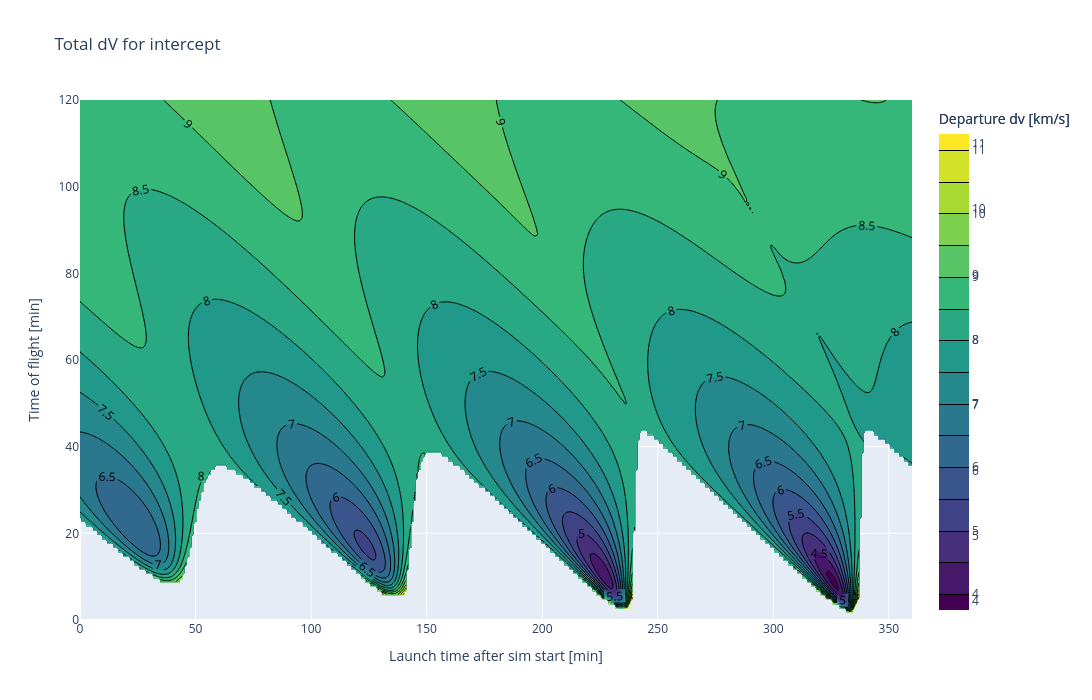

Notebook code cell kept with this figure:
### Markdown cell above
## Part c/d

### Code cell
fig = go.Figure()

# plotly expects [y_dim, x_dim] so z.T
fig.add_trace(go.Heatmap(
    x=t_arr_launch / MIN_TO_SEC,
    y=t_arr_tofs / MIN_TO_SEC,
    z=dv1_arr.T,
    colorscale="Viridis",
    colorbar=dict(title="Departure dv [km/s]"),
    opacity=0.8,
))

fig.add_trace(go.Contour(
    x=t_arr_launch / MIN_TO_SEC,
    y=t_arr_tofs / MIN_TO_SEC,
    z=dv1_arr.T,

    contours=dict(
        # start=3.5,
        # end=12,
        # size=0.5,
        coloring="fill",
        showlabels=True,
    ),

    line=dict(
        width=1,
        smoothing=1.3
    ),

    colorscale="Viridis",
    colorbar=dict(title="Departure dv [km/s]"),
))


# fig.add_trace(go.Scatter(
#     x=launch_grid.ravel(),
#     y=tof_grid.ravel(),
#     mode="markers",
#     marker=dict(
#         size=4,
#         color="black",
#         opacity=0.7
#     ),
#     name="Grid points"
# ))

fig.update_layout(
    title="Total dV for intercept",
    xaxis_title="Launch time after sim start [min]",
    yaxis_title="Time of flight [min]",
    width=1200,
    height=700
)

fig.update_xaxes(
    range=[np.min(t_arr_launch / MIN_TO_SEC), np.max(t_arr_launch / MIN_TO_SEC)],
    constrain="domain"
)

fig.update_yaxes(
    range=[np.min(t_arr_tofs / MIN_TO_SEC), np.max(t_arr_tofs / MIN_TO_SEC)],
    constrain="domain"
)

fig.show()

### Figure 1 — Plotly figure (JSON) as saved in the notebook; plotly's stock layout.template omitted (floating-point values rounded to 4 significant figures; data arrays with more than 128 entries replaced by an {"elided": "..."} marker saying what was removed)
{"data": [{"colorbar": {"title": {"text": "Departure dv [km/s]"}}, "colorscale": [[0, "#440154"], [0.1111, "#482878"], [0.2222, "#3e4989"], [0.3333, "#31688e"], [0.4444, "#26828e"], [0.5556, "#1f9e89"], [0.6667, "#35b779"], [0.7778, "#6ece58"], [0.8889, "#b5de2b"], [1, "#fde725"]], "opacity": 0.8, "type": "heatmap", "x": {"elided": "361 float values"}, "y": [0.0, 1.0, 2.0, 3.0, 4.0, 5.0, 6.0, 7.0, 8.0, 9.0, 10.0, 11.0, 12.0, 13.0, 14.0, 15.0, 16.0, 17.0, 18.0, 19.0, 20.0, 21.0, 22.0, 23.0, 24.0, 25.0, 26.0, 27.0, 28.0, 29.0, 30.0, 31.0, 32.0, 33.0, 34.0, 35.0, 36.0, 37.0, 38.0, 39.0, 40.0, 41.0, 42.0, 43.0, 44.0, 45.0, 46.0, 47.0, 48.0, 49.0, 50.0, 51.0, 52.0, 53.0, 54.0, 55.0, 56.0, 57.0, 58.0, 59.0, 60.0, 61.0, 62.0, 63.0, 64.0, 65.0, 66.0, 67.0, 68.0, 69.0, 70.0, 71.0, 72.0, 73.0, 74.0, 75.0, 76.0, 77.0, 78.0, 79.0, 80.0, 81.0, 82.0, 83.0, 84.0, 85.0, 86.0, 87.0, 88.0, 89.0, 90.0, 91.0, 92.0, 93.0, 94.0, 95.0, 96.0, 97.0, 98.0, 99.0, 100.0, 101.0, 102.0, 103.0, 104.0, 105.0, 106.0, 107.0, 108.0, 109.0, 110.0, 111.0, 112.0, 113.0, 114.0, 115.0, 116.0, 117.0, 118.0, 119.0, 120.0], "z": {"elided": "121x361 float values"}}, {"colorbar": {"title": {"text": "Departure dv [km/s]"}}, "colorscale": [[0, "#440154"], [0.1111, "#482878"], [0.2222, "#3e4989"], [0.3333, "#31688e"], [0.4444, "#26828e"], [0.5556, "#1f9e89"], [0.6667, "#35b779"], [0.7778, "#6ece58"], [0.8889, "#b5de2b"], [1, "#fde725"]], "contours": {"coloring": "fill", "showlabels": true}, "line": {"smoothing": 1.3, "width": 1}, "type": "contour", "x": {"elided": "361 float values"}, "y": [0.0, 1.0, 2.0, 3.0, 4.0, 5.0, 6.0, 7.0, 8.0, 9.0, 10.0, 11.0, 12.0, 13.0, 14.0, 15.0, 16.0, 17.0, 18.0, 19.0, 20.0, 21.0, 22.0, 23.0, 24.0, 25.0, 26.0, 27.0, 28.0, 29.0, 30.0, 31.0, 32.0, 33.0, 34.0, 35.0, 36.0, 37.0, 38.0, 39.0, 40.0, 41.0, 42.0, 43.0, 44.0, 45.0, 46.0, 47.0, 48.0, 49.0, 50.0, 51.0, 52.0, 53.0, 54.0, 55.0, 56.0, 57.0, 58.0, 59.0, 60.0, 61.0, 62.0, 63.0, 64.0, 65.0, 66.0, 67.0, 68.0, 69.0, 70.0, 71.0, 72.0, 73.0, 74.0, 75.0, 76.0, 77.0, 78.0, 79.0, 80.0, 81.0, 82.0, 83.0, 84.0, 85.0, 86.0, 87.0, 88.0, 89.0, 90.0, 91.0, 92.0, 93.0, 94.0, 95.0, 96.0, 97.0, 98.0, 99.0, 100.0, 101.0, 102.0, 103.0, 104.0, 105.0, 106.0, 107.0, 108.0, 109.0, 110.0, 111.0, 112.0, 113.0, 114.0, 115.0, 116.0, 117.0, 118.0, 119.0, 120.0], "z": {"elided": "121x361 float values"}}], "layout": {"height": 700, "title": {"text": "Total dV for intercept"}, "width": 1200, "xaxis": {"constrain": "domain", "range": [0, 360], "title": {"text": "Launch time after sim start [min]"}}, "yaxis": {"constrain": "domain", "range": [0, 120], "title": {"text": "Time of flight [min]"}}}}
